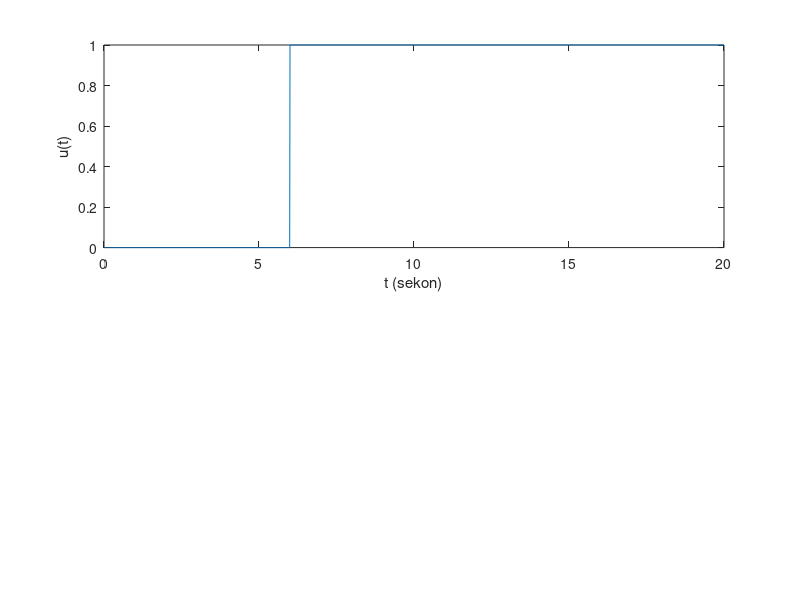

Write the MATLAB code that produced this figure. (Note: this script raises an error after producing the figure.)
tu = 6;
dt = 0.01;
awal = 0;
akhir = 20;
M = 5;
f = 2;
k = 20;

tplot = awal:dt:akhir;
u = zeros(1,length(tplot));

b = round((tu-awal)/dt) + 1;

for i=b:length(tplot)
   u(i) = 1; 
end
subplot(2,1,1);
plot(tplot,u);
xlabel('t (sekon)');
ylabel('u(t)');

syms s t;

G = M*s^2 + f*s + k;
G = 1/G;
%G = (3*s + 1)/(s*(s^3 + 7*s^2 + 5*s + 1));

U = 1/s;

X = U*G;
x = ilaplace(X);
x = subs(x,tplot);
xplot = zeros(1,length(t));

for i=b:length(tplot)
   xplot(i) = x(i-b+1); 
end

subplot(2,1,2);
plot(tplot,xplot);
xlabel('t (sekon)');
ylabel('x(t)');